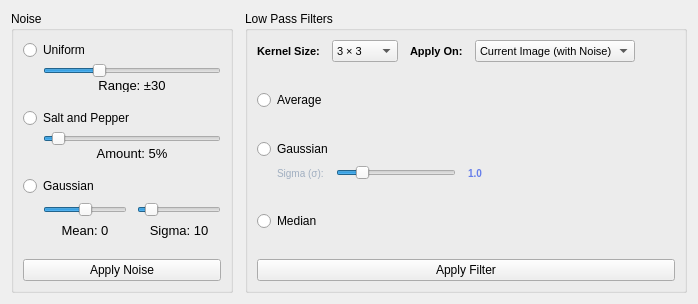
         <widget class="QWidget" name="noiseFilterPage">
          <layout class="QHBoxLayout" name="horizontalLayout_3">
           <property name="spacing">
            <number>12</number>
           </property>
           <item>
            <widget class="QGroupBox" name="noiseGroup">
             <property name="sizePolicy">
              <sizepolicy hsizetype="Preferred" vsizetype="Preferred">
               <horstretch>0</horstretch>
               <verstretch>0</verstretch>
              </sizepolicy>
             </property>
             <property name="title">
              <string>Noise</string>
             </property>
             <layout class="QVBoxLayout" name="verticalLayout_5">
              <property name="spacing">
               <number>4</number>
              </property>
              <item>
               <widget class="QRadioButton" name="radioUniform">
                <property name="styleSheet">
                 <string notr="true">font: 75 9pt &quot;MS Shell Dlg 2&quot;;</string>
                </property>
                <property name="text">
                 <string>Uniform</string>
                </property>
               </widget>
              </item>
              <item>
               <widget class="QWidget" name="uniformSliderContainer" native="true">
                <property name="minimumSize">
                 <size>
                  <width>0</width>
                  <height>28</height>
                 </size>
                </property>
                <property name="maximumSize">
                 <size>
                  <width>16777215</width>
                  <height>28</height>
                 </size>
                </property>
                <layout class="QVBoxLayout" name="verticalLayout_uniform">
                 <property name="spacing">
                  <number>2</number>
                 </property>
                 <property name="leftMargin">
                  <number>20</number>
                 </property>
                 <property name="topMargin">
                  <number>0</number>
                 </property>
                 <property name="rightMargin">
                  <number>0</number>
                 </property>
                 <property name="bottomMargin">
                  <number>0</number>
                 </property>
                 <item>
                  <widget class="QSlider" name="sliderUniform">
                   <property name="maximumSize">
                    <size>
                     <width>390</width>
                     <height>20</height>
                    </size>
                   </property>
                   <property name="visible">
                    <bool>false</bool>
                   </property>
                   <property name="maximum">
                    <number>100</number>
                   </property>
                   <property name="value">
                    <number>30</number>
                   </property>
                   <property name="orientation">
                    <enum>Qt::Horizontal</enum>
                   </property>
                  </widget>
                 </item>
                 <item>
                  <widget class="QLabel" name="labelUniformValue">
                   <property name="visible">
                    <bool>false</bool>
                   </property>
                   <property name="styleSheet">
                    <string notr="true">font-size: 13px; padding: 0px; margin: 0px;</string>
                   </property>
                   <property name="text">
                    <string>Range: ±30</string>
                   </property>
                   <property name="alignment">
                    <set>Qt::AlignCenter</set>
                   </property>
                  </widget>
                 </item>
                </layout>
               </widget>
              </item>
              <item>
               <spacer name="spacerBetweenNoise1">
                <property name="orientation">
                 <enum>Qt::Vertical</enum>
                </property>
                <property name="sizeHint" stdset="0">
                 <size>
                  <width>20</width>
                  <height>12</height>
                 </size>
                </property>
               </spacer>
              </item>
              <item>
               <widget class="QRadioButton" name="radioSaltPepper">
                <property name="styleSheet">
                 <string notr="true">font: 75 9pt &quot;MS Shell Dlg 2&quot;;</string>
                </property>
                <property name="text">
                 <string>Salt and Pepper</string>
                </property>
               </widget>
              </item>
              <item>
               <widget class="QWidget" name="saltPepperSliderContainer" native="true">
                <property name="minimumSize">
                 <size>
                  <width>0</width>
                  <height>28</height>
                 </size>
                </property>
                <property name="maximumSize">
                 <size>
                  <width>16777215</width>
                  <height>28</height>
                 </size>
                </property>
                <layout class="QVBoxLayout" name="verticalLayout_saltpepper">
                 <property name="spacing">
                  <number>2</number>
                 </property>
                 <property name="leftMargin">
                  <number>20</number>
                 </property>
                 <property name="topMargin">
                  <number>0</number>
                 </property>
                 <property name="rightMargin">
                  <number>0</number>
                 </property>
                 <property name="bottomMargin">
                  <number>0</number>
                 </property>
                 <item>
                  <widget class="QSlider" name="sliderSaltPepper">
                   <property name="maximumSize">
                    <size>
                     <width>390</width>
                     <height>20</height>
                    </size>
                   </property>
                   <property name="visible">
                    <bool>false</bool>
                   </property>
                   <property name="maximum">
                    <number>100</number>
                   </property>
                   <property name="value">
                    <number>5</number>
                   </property>
                   <property name="orientation">
                    <enum>Qt::Horizontal</enum>
                   </property>
                  </widget>
                 </item>
                 <item>
                  <widget class="QLabel" name="labelSaltPepperValue">
                   <property name="visible">
                    <bool>false</bool>
                   </property>
                   <property name="styleSheet">
                    <string notr="true">font-size: 13px; padding: 0px; margin: 0px;</string>
                   </property>
                   <property name="text">
                    <string>Amount: 5%</string>
                   </property>
                   <property name="alignment">
                    <set>Qt::AlignCenter</set>
                   </property>
                  </widget>
                 </item>
                </layout>
               </widget>
              </item>
              <item>
               <spacer name="spacerBetweenNoise2">
                <property name="orientation">
                 <enum>Qt::Vertical</enum>
                </property>
                <property name="sizeHint" stdset="0">
                 <size>
                  <width>20</width>
                  <height>12</height>
                 </size>
                </property>
               </spacer>
              </item>
              <item>
               <widget class="QRadioButton" name="radioGaussian">
                <property name="styleSheet">
                 <string notr="true">font: 75 9pt &quot;MS Shell Dlg 2&quot;;</string>
                </property>
                <property name="text">
                 <string>Gaussian</string>
                </property>
               </widget>
              </item>
              <item>
               <widget class="QWidget" name="gaussianSliderContainer" native="true">
                <property name="minimumSize">
                 <size>
                  <width>0</width>
                  <height>40</height>
                 </size>
                </property>
                <property name="maximumSize">
                 <size>
                  <width>16777215</width>
                  <height>40</height>
                 </size>
                </property>
                <layout class="QHBoxLayout" name="horizontalLayout_gaussian">
                 <property name="spacing">
                  <number>10</number>
                 </property>
                 <property name="leftMargin">
                  <number>20</number>
                 </property>
                 <property name="topMargin">
                  <number>0</number>
                 </property>
                 <property name="rightMargin">
                  <number>0</number>
                 </property>
                 <property name="bottomMargin">
                  <number>0</number>
                 </property>
                 <item>
                  <widget class="QWidget" name="meanSliderWidget" native="true">
                   <layout class="QVBoxLayout" name="verticalLayout_mean">
                    <property name="spacing">
                     <number>2</number>
                    </property>
                    <property name="leftMargin">
                     <number>0</number>
                    </property>
                    <property name="topMargin">
                     <number>0</number>
                    </property>
                    <property name="rightMargin">
                     <number>0</number>
                    </property>
                    <property name="bottomMargin">
                     <number>0</number>
                    </property>
                    <item>
                     <widget class="QSlider" name="sliderGaussianMean">
                      <property name="maximumSize">
                       <size>
                        <width>180</width>
                        <height>20</height>
                       </size>
                      </property>
                      <property name="visible">
                       <bool>false</bool>
                      </property>
                      <property name="minimum">
                       <number>-50</number>
                      </property>
                      <property name="maximum">
                       <number>50</number>
                      </property>
                      <property name="value">
                       <number>0</number>
                      </property>
                      <property name="orientation">
                       <enum>Qt::Horizontal</enum>
                      </property>
                     </widget>
                    </item>
                    <item>
                     <widget class="QLabel" name="labelGaussianMeanValue">
                      <property name="visible">
                       <bool>false</bool>
                      </property>
                      <property name="styleSheet">
                       <string notr="true">font-size: 13px; padding: 0px; margin: 0px;</string>
                      </property>
                      <property name="text">
                       <string>Mean: 0</string>
                      </property>
                      <property name="alignment">
                       <set>Qt::AlignCenter</set>
                      </property>
                     </widget>
                    </item>
                   </layout>
                  </widget>
                 </item>
                 <item>
                  <widget class="QWidget" name="sigmaSliderWidget" native="true">
                   <layout class="QVBoxLayout" name="verticalLayout_sigma">
                    <property name="spacing">
                     <number>2</number>
                    </property>
                    <property name="leftMargin">
                     <number>0</number>
                    </property>
                    <property name="topMargin">
                     <number>0</number>
                    </property>
                    <property name="rightMargin">
                     <number>0</number>
                    </property>
                    <property name="bottomMargin">
                     <number>0</number>
                    </property>
                    <item>
                     <widget class="QSlider" name="sliderGaussianSigma">
                      <property name="maximumSize">
                       <size>
                        <width>180</width>
                        <height>20</height>
                       </size>
                      </property>
                      <property name="visible">
                       <bool>false</bool>
                      </property>
                      <property name="maximum">
                       <number>100</number>
                      </property>
                      <property name="value">
                       <number>10</number>
                      </property>
                      <property name="orientation">
                       <enum>Qt::Horizontal</enum>
                      </property>
                     </widget>
                    </item>
                    <item>
                     <widget class="QLabel" name="labelGaussianSigmaValue">
                      <property name="visible">
                       <bool>false</bool>
                      </property>
                      <property name="styleSheet">
                       <string notr="true">font-size: 13px; padding: 0px; margin: 0px;</string>
                      </property>
                      <property name="text">
                       <string>Sigma: 10</string>
                      </property>
                      <property name="alignment">
                       <set>Qt::AlignCenter</set>
                      </property>
                     </widget>
                    </item>
                   </layout>
                  </widget>
                 </item>
                </layout>
               </widget>
              </item>
              <item>
               <spacer name="verticalSpacer_noise">
                <property name="orientation">
                 <enum>Qt::Vertical</enum>
                </property>
                <property name="sizeType">
                 <enum>QSizePolicy::Expanding</enum>
                </property>
                <property name="sizeHint" stdset="0">
                 <size>
                  <width>20</width>
                  <height>15</height>
                 </size>
                </property>
               </spacer>
              </item>
              <item>
               <widget class="QPushButton" name="btnApplyNoise">
                <property name="text">
                 <string>Apply Noise</string>
                </property>
               </widget>
              </item>
             </layout>
            </widget>
           </item>
           <item>
            <widget class="QGroupBox" name="filterGroup">
             <property name="sizePolicy">
              <sizepolicy hsizetype="Preferred" vsizetype="Preferred">
               <horstretch>0</horstretch>
               <verstretch>0</verstretch>
              </sizepolicy>
             </property>
             <property name="title">
              <string>Low Pass Filters</string>
             </property>
             <layout class="QVBoxLayout" name="verticalLayout_6">
              <property name="spacing">
               <number>4</number>
              </property>
              <item>
               <widget class="QWidget" name="kernelSizeContainer" native="true">
                <layout class="QHBoxLayout" name="horizontalLayout_kernelSize">
                 <property name="spacing">
                  <number>12</number>
                 </property>
                 <property name="leftMargin">
                  <number>0</number>
                 </property>
                 <property name="topMargin">
                  <number>0</number>
                 </property>
                 <property name="rightMargin">
                  <number>0</number>
                 </property>
                 <property name="bottomMargin">
                  <number>0</number>
                 </property>
                 <item>
                  <widget class="QLabel" name="labelKernelSize">
                   <property name="styleSheet">
                    <string notr="true">font-size: 11px; font-weight: bold;</string>
                   </property>
                   <property name="text">
                    <string>Kernel Size:</string>
                   </property>
                  </widget>
                 </item>
                 <item>
                  <widget class="QComboBox" name="comboKernelSize">
                   <property name="maximumSize">
                    <size>
                     <width>75</width>
                     <height>16777215</height>
                    </size>
                   </property>
                   <property name="styleSheet">
                    <string notr="true">font-size: 11px;</string>
                   </property>
                   <item>
                    <property name="text">
                     <string>3 × 3</string>
                    </property>
                   </item>
                   <item>
                    <property name="text">
                     <string>5 × 5</string>
                    </property>
                   </item>
                   <item>
                    <property name="text">
                     <string>7 × 7</string>
                    </property>
                   </item>
                   <item>
                    <property name="text">
                     <string>9 × 9</string>
                    </property>
                   </item>
                   <item>
                    <property name="text">
                     <string>11 × 11</string>
                    </property>
                   </item>
                   <item>
                    <property name="text">
                     <string>13 × 13</string>
                    </property>
                   </item>
                   <item>
                    <property name="text">
                     <string>15 × 15</string>
                    </property>
                   </item>
                  </widget>
                 </item>
                 <item>
                  <widget class="QLabel" name="labelApplyOn">
                   <property name="styleSheet">
                    <string notr="true">font-size: 11px; font-weight: bold;</string>
                   </property>
                   <property name="text">
                    <string>Apply On:</string>
                   </property>
                  </widget>
                 </item>
                 <item>
                  <widget class="QComboBox" name="comboFilterApplyOn">
                   <property name="maximumSize">
                    <size>
                     <width>180</width>
                     <height>16777215</height>
                    </size>
                   </property>
                   <property name="styleSheet">
                    <string notr="true">font-size: 11px;</string>
                   </property>
                   <item>
                    <property name="text">
                     <string>Current Image (with Noise)</string>
                    </property>
                   </item>
                   <item>
                    <property name="text">
                     <string>Original Image</string>
                    </property>
                   </item>
                  </widget>
                 </item>
                 <item>
                  <spacer name="horizontalSpacer_filter">
                   <property name="orientation">
                    <enum>Qt::Horizontal</enum>
                   </property>
                   <property name="sizeHint" stdset="0">
                    <size>
                     <width>40</width>
                     <height>20</height>
                    </size>
                   </property>
                  </spacer>
                 </item>
                </layout>
               </widget>
              </item>
              <item>
               <spacer name="spacerAfterKernel">
                <property name="orientation">
                 <enum>Qt::Vertical</enum>
                </property>
                <property name="sizeHint" stdset="0">
                 <size>
                  <width>20</width>
                  <height>8</height>
                 </size>
                </property>
               </spacer>
              </item>
              <item>
               <widget class="QRadioButton" name="radioAverage">
                <property name="styleSheet">
                 <string notr="true">font: 75 9pt &quot;MS Shell Dlg 2&quot;;</string>
                </property>
                <property name="text">
                 <string>Average</string>
                </property>
               </widget>
              </item>
              <item>
               <spacer name="spacerBetweenFilter1">
                <property name="orientation">
                 <enum>Qt::Vertical</enum>
                </property>
                <property name="sizeHint" stdset="0">
                 <size>
                  <width>20</width>
                  <height>12</height>
                 </size>
                </property>
               </spacer>
              </item>
              <item>
               <widget class="QRadioButton" name="radioGaussianFilter">
                <property name="styleSheet">
                 <string notr="true">font: 75 9pt &quot;MS Shell Dlg 2&quot;;
</string>
                </property>
                <property name="text">
                 <string>Gaussian</string>
                </property>
               </widget>
              </item>
              <item>
               <widget class="QWidget" name="sigmaContainer" native="true">
                <property name="visible">
                 <bool>false</bool>
                </property>
                <layout class="QHBoxLayout" name="horizontalLayout_sigma">
                 <property name="spacing">
                  <number>12</number>
                 </property>
                 <property name="leftMargin">
                  <number>20</number>
                 </property>
                 <property name="topMargin">
                  <number>0</number>
                 </property>
                 <property name="rightMargin">
                  <number>0</number>
                 </property>
                 <property name="bottomMargin">
                  <number>0</number>
                 </property>
                 <item>
                  <widget class="QLabel" name="labelSigma">
                   <property name="styleSheet">
                    <string notr="true">font-size: 10px; color: #a0aec0;</string>
                   </property>
                   <property name="text">
                    <string>Sigma (σ):</string>
                   </property>
                  </widget>
                 </item>
                 <item>
                  <widget class="QSlider" name="sliderSigma">
                   <property name="minimumSize">
                    <size>
                     <width>120</width>
                     <height>0</height>
                    </size>
                   </property>
                   <property name="maximumSize">
                    <size>
                     <width>120</width>
                     <height>16777215</height>
                    </size>
                   </property>
                   <property name="minimum">
                    <number>1</number>
                   </property>
                   <property name="maximum">
                    <number>50</number>
                   </property>
                   <property name="value">
                    <number>10</number>
                   </property>
                   <property name="orientation">
                    <enum>Qt::Horizontal</enum>
                   </property>
                  </widget>
                 </item>
                 <item>
                  <widget class="QLabel" name="labelSigmaValue">
                   <property name="minimumSize">
                    <size>
                     <width>35</width>
                     <height>0</height>
                    </size>
                   </property>
                   <property name="maximumSize">
                    <size>
                     <width>35</width>
                     <height>16777215</height>
                    </size>
                   </property>
                   <property name="styleSheet">
                    <string notr="true">font-size: 10px; font-weight: bold; color: #667eea;</string>
                   </property>
                   <property name="text">
                    <string>1.0</string>
                   </property>
                  </widget>
                 </item>
                 <item>
                  <spacer name="horizontalSpacer_sigma">
                   <property name="orientation">
                    <enum>Qt::Horizontal</enum>
                   </property>
                   <property name="sizeHint" stdset="0">
                    <size>
                     <width>40</width>
                     <height>20</height>
                    </size>
                   </property>
                  </spacer>
                 </item>
                </layout>
               </widget>
              </item>
              <item>
               <spacer name="spacerBetweenFilter2">
                <property name="orientation">
                 <enum>Qt::Vertical</enum>
                </property>
                <property name="sizeHint" stdset="0">
                 <size>
                  <width>20</width>
                  <height>12</height>
                 </size>
                </property>
               </spacer>
              </item>
              <item>
               <widget class="QRadioButton" name="radioMedian">
                <property name="styleSheet">
                 <string notr="true">font: 75 9pt &quot;MS Shell Dlg 2&quot;;</string>
                </property>
                <property name="text">
                 <string>Median</string>
                </property>
               </widget>
              </item>
              <item>
               <spacer name="verticalSpacer_filter">
                <property name="orientation">
                 <enum>Qt::Vertical</enum>
                </property>
                <property name="sizeType">
                 <enum>QSizePolicy::Expanding</enum>
                </property>
                <property name="sizeHint" stdset="0">
                 <size>
                  <width>20</width>
                  <height>15</height>
                 </size>
                </property>
               </spacer>
              </item>
              <item>
               <widget class="QPushButton" name="btnApplyFilter">
                <property name="text">
                 <string>Apply Filter</string>
                </property>
               </widget>
              </item>
             </layout>
            </widget>
           </item>
          </layout>
         </widget>
